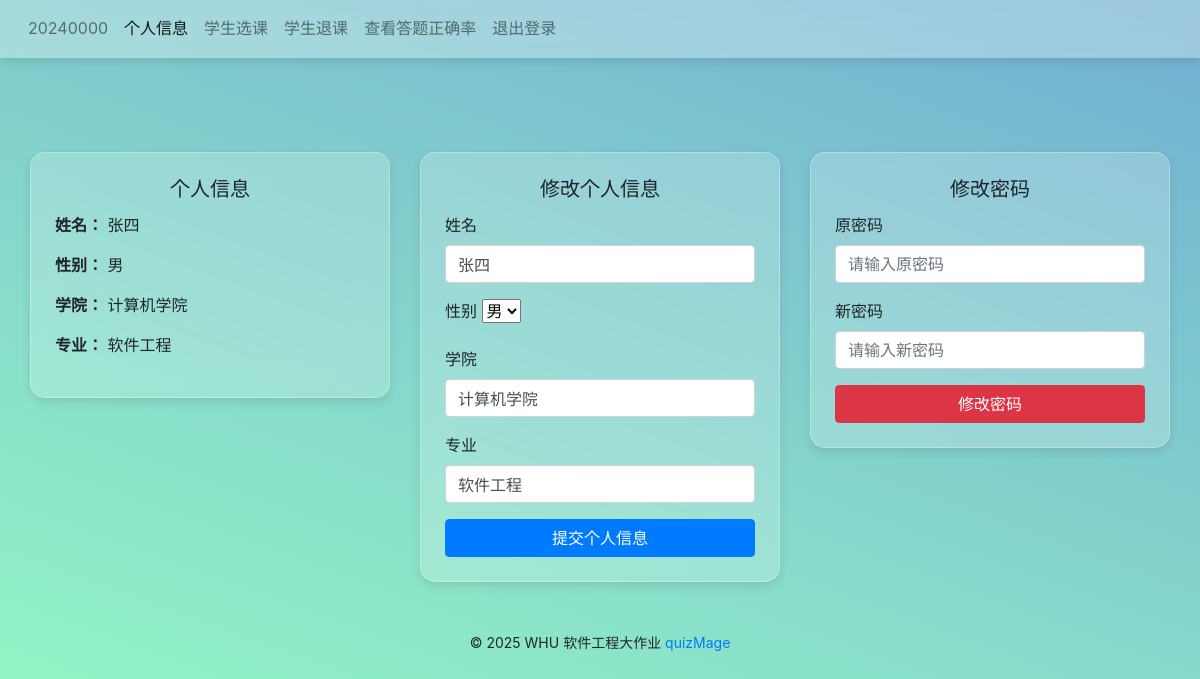
Page /student/20240000/account on the committed database.
### tables this page shows
CREATE TABLE "student" (
  "sno" INTEGER NOT NULL,
  "name" TEXT,
  "password" TEXT NOT NULL,
  "gender" char(2),
  "college" TEXT,
  "major" TEXT
);

### views/student_views.py (the view, shortened to what this page needs)
@student_bp.route('/<int:sno>/account', methods=['GET', 'POST'])
def student_account(sno):
    result, _ = get_sql("SELECT sno, name, password, gender, college, major FROM student WHERE sno='%s'" % sno)
    if not result:
        flash("学生信息不存在", "danger")
        return redirect(url_for("student_bp.profile", sno=sno))
    student_info = {
        'sno': result[0][0],
        'name': result[0][1],
        'password': result[0][2],  # 用于验证原密码
        'gender': result[0][3],
        'college': result[0][4],
        'major': result[0][5]
    }
    return render_template('student_account.html', **student_info)

### db_sqlite.py (called while the page is built)
def open_db():
    database = "./database.db"
    conn = sqlite3.connect(database)
    return conn

def get_sql(sql, conn=None):
    close_conn = False
    if conn is None:
        conn = open_db()
        close_conn = True
    cur = conn.cursor()
    cur.execute(sql)
    fields = [field[0] for field in cur.description]
    result = cur.fetchall()
    cur.close()
    if close_conn:
        close_db(conn)
    return result, fields

### templates/student_account.html (shortened to what this page needs)
{% extends 'student.html' %}
{% from 'bootstrap/form.html' import render_form %}
{% block content %}
    <div class="container my-5">
        <div class="row">
            <div class="col-md-4">
                <div class="card p-4">
                    <h5 class="card-title text-center"> 个人信息</h5>
                    <p><strong>姓名：</strong> {{ name }}</p>
                    <p><strong>性别：</strong> {{ gender }}</p>
                    <p><strong>学院：</strong> {{ college }}</p>
                    <p><strong>专业：</strong> {{ major }}</p>
                </div>
            </div>
            <div class="col-md-4">
                <div class="card p-4">
                    <h5 class="card-title text-center" >修改个人信息</h5>
                    <form method="POST" action="{{ url_for('student_bp.student_account', sno=sno) }}">
                        <div class="mb-3">
                            <label for="name" class="form-label">姓名</label>
                            <input type="text" name="name" class="form-control" value="{{ name }}" required>
                        </div>
                        <div class="mb-3">
                            <label for="gender" class="form-label">性别</label>
                            <select name="gender" class="form-select" required>
                                <option value="男" {% if gender == '男' %}selected{% endif %}>男</option>
                            </select>
                        </div>
                        <div class="mb-3">
                            <label for="college" class="form-label">学院</label>
                            <input type="text" name="college" class="form-control" value="{{ college }}" required>
                        </div>
                        <div class="mb-3">
                            <label for="major" class="form-label">专业</label>
                            <input type="text" name="major" class="form-control" value="{{ major }}" required>
                        </div>
                        <button type="submit" name="action" value="update_info" class="btn btn-primary w-100">提交个人信息</button>
                    </form>
                </div>
            </div>
            <div class="col-md-4">
                <div class="card p-4">
                    <h5 class="card-title text-center" >修改密码</h5>
                    <form method="POST" action="{{ url_for('student_bp.student_account', sno=sno) }}">
                        <div class="mb-3">
                            <label for="secret" class="form-label">原密码</label>
                            <input type="password" name="secret" class="form-control" placeholder="请输入原密码" required>
                        </div>
                        <div class="mb-3">
                            <label for="password" class="form-label">新密码</label>
                            <input type="password" name="password" class="form-control" placeholder="请输入新密码" required>
                        </div>
                        <button type="submit" name="action" value="update_password" class="btn btn-danger w-100">修改密码</button>
                    </form>
                </div>
            </div>
        </div>
    </div>
{% endblock %}

### templates/student.html (shortened to what this page needs)
{% extends 'base.html' %}
{% from 'bootstrap/form.html' import render_form %}
{% from 'bootstrap/nav.html' import render_nav_item %}
{% from 'bootstrap/utils.html' import render_messages %}
{% block head %}
    {{ render_nav_item('student_bp.profile', sno ,sno=sno) }}
    {{ render_nav_item('student_bp.student_account', '个人信息', sno=sno) }}
    {{ render_nav_item('student_bp.student_course_select', '学生选课', sno=sno) }}
    {{ render_nav_item('student_bp.student_course_delete', '学生退课', sno=sno) }}
    {{ render_nav_item('student_bp.student_accuracy', '查看答题正确率', sno=sno) }}
    {{ render_nav_item('login_bp.index', '退出登录') }}
{% endblock %}

### static/css/style.css (style rules this page uses)
body { background: linear-gradient(200deg,#72afd3,#96fbc4); background-attachment: fixed; background-size: cover; }
.container { max-width: 1200px; margin: 0 auto; padding-top: 10px; }
.card { background: rgba(255, 255, 255, 0.2); border-radius: 15px; padding: 20px; box-shadow: 0 4px 10px rgba(0, 0, 0, 0.1); backdrop-filter: blur(15px); -webkit-backdrop-filter: blur(15px); border: 1px solid rgba(255, 255, 255, 0.3); transition: all 0.3s ease-in-out; }

### rows in the picture
student: sno "20240000", sno "个人信息", sno "学生选课", sno "学生退课", sno "查看答题正确率", name "张四", college "计算机学院", major "软件工程"

### other values in the picture
{{ render_nav_item('login_bp.index', '退出登录') }} "退出登录"
{{ gender }} "男"
